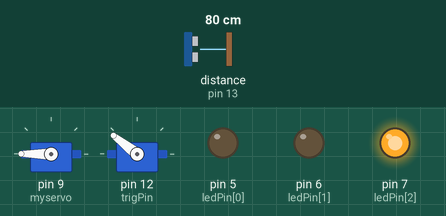
Simulated run of this sketch. Board: Arduino Uno, built with avr-gcc and run on an emulated ATmega328P. Shown: 2 × servo, output pins drawn as LEDs (lit = HIGH). Wiring (inferred from the names in the program): servo: signal pin 12. The test bench sets the inputs (shaded band); at power-on: distance to the obstacle (sensor on pin 13) 80 cm. The echo pulse lasts 58.3 µs per cm; servo pulses on a pin are drawn as a servo (544–2400 µs = 0–180°); pins used as bus, display or sensor lines are not drawn.

Above: at 1.2 s.
1.3 s: distance to the obstacle (sensor on pin 13) set to 65 cm
2.8 s: distance to the obstacle (sensor on pin 13) set to 55 cm
At 3.3 s:
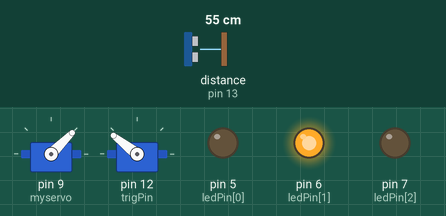
5.8 s: distance to the obstacle (sensor on pin 13) set to 33 cm
8.8 s: distance to the obstacle (sensor on pin 13) set to 28 cm
At 10.1 s:
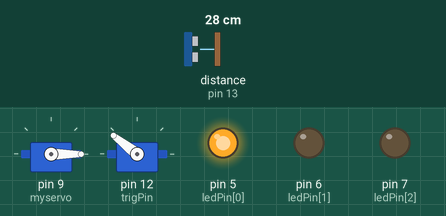
10.4 s: distance to the obstacle (sensor on pin 13) set to 35 cm
At 10.76 s:
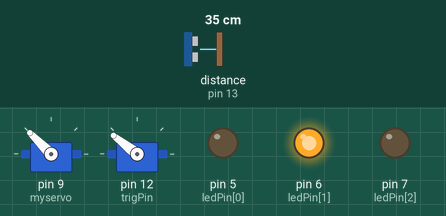
13.4 s: distance to the obstacle (sensor on pin 13) set to 2 cm
At 14.1 s:
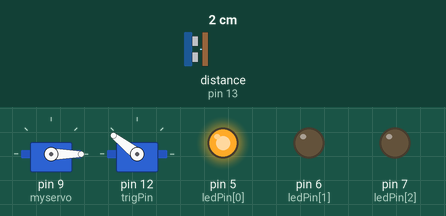
Timing chart, 0 to 15.9 s (numbered marks = the images above; inputs shaded):
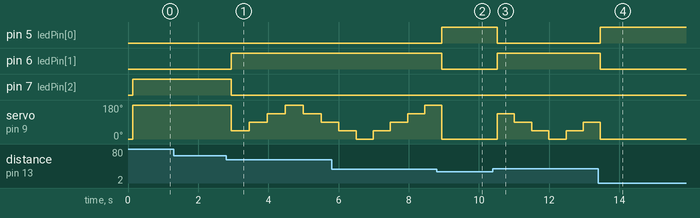

Measured:
- the behaviour switches between 61 and 60 cm on distance to the obstacle (sensor on pin 13) (found by bisection; images 0 and 1)
- the behaviour switches between 32 and 31 cm on distance to the obstacle (sensor on pin 13) (found by bisection; images 1 and 2)
- after the input at 1.3 s, every drawn part: stays the same
- after the input at 2.8 s, pin 6 (ledPin[1]): LOW → HIGH after 0.14 s; pin 7 (ledPin[2]): HIGH → LOW after 0.14 s; servo on pin 9 (myservo): 180° → 45° after 0.14 s, → 90° 0.51 s later, → 135° 0.51 s later, → 180° 0.51 s later, … (6 changes in this stretch)
- after the input at 8.8 s, pin 5 (ledPin[0]): LOW → HIGH after 0.14 s; pin 6 (ledPin[1]): HIGH → LOW after 0.14 s
- after the input at 10.4 s, pin 5 (ledPin[0]): HIGH → LOW after 0.12 s; pin 6 (ledPin[1]): LOW → HIGH after 0.12 s; servo on pin 9 (myservo): 0° → 135° after 0.12 s, → 90° 0.49 s later, → 45° 0.49 s later, → 0° 0.49 s later, … (6 changes in this stretch)
- after the input at 13.4 s, pin 5 (ledPin[0]): LOW → HIGH after 0.06 s; pin 6 (ledPin[1]): HIGH → LOW after 0.06 s

The sketch:

wavehand.ino
```cpp
#include <Servo.h>
Servo myservo;

//HC-SR04
const int trigPin = 12;
const int echoPin = 13;
int distance;
int rawDistance;
long duration;

//LED
const int ledPin[] = {5, 6, 7};
const int numLed = sizeof(ledPin)/sizeof(ledPin[0]);

//SERVO
bool isMoving = false;
const int moveTime = 300;
unsigned long movingTime;
int currentPos = 0;
int waveDirection = 1; // 1 for increasing, -1 for decreasing

void setup() {
//Definir pinos led como saida
  for(int i = 0; i < numLed; i++){
    pinMode(ledPin[i], OUTPUT);
    digitalWrite(ledPin[i], LOW);
  }

//Definir pinos sensor de distância ultrassonico
  pinMode(trigPin, OUTPUT);
  pinMode(echoPin, INPUT);

//Definir pino do servo motor e ângulo inicial
  myservo.attach(9);
  myservo.write(0);
}

void loop() {
  measurement();

  if(distance <= 30){
    digitalWrite(ledPin[0], HIGH);
    digitalWrite(ledPin[1], LOW);
    digitalWrite(ledPin[2], LOW);
    myservo.write(0);
  }
  if(distance > 30 && distance < 60){
    digitalWrite(ledPin[0], LOW);
    digitalWrite(ledPin[1], HIGH);
    digitalWrite(ledPin[2], LOW);
    wave();
  }
  if(distance >= 60){
    digitalWrite(ledPin[0], LOW);
    digitalWrite(ledPin[1], LOW);
    digitalWrite(ledPin[2], HIGH);
    myservo.write(180);
  }
}

void wave(){
  if(!isMoving){
    isMoving = true;
    movingTime = millis();

//Atualiza posição
    currentPos += 45 * waveDirection;

//Reverte direção nos extremos
    if (currentPos >= 180 || currentPos <= 0) {
      waveDirection *= -1;
    }
    myservo.write(currentPos);
  }

//Checa se passou tempo o suficiente para o proximo movimento
  if(millis() - movingTime > moveTime){
    isMoving = false;
  }
}

void measurement(){
  float sum = 0;
  for(int i = 0; i < 5; i++){
    digitalWrite(trigPin, LOW);
    delay(10);
    digitalWrite(trigPin, HIGH);
    delay(2);
    digitalWrite(trigPin, LOW);

    duration = pulseIn(echoPin, HIGH);                //Espera o pino do ECHO mudar para alto, e armazena o tempo(ms) que leva para voltar ao estado anterior
    sum += (duration * 0.0343)/2;                     //Tempo que o pino ECHO ficou alto, multiplicado pela velocidade do som em segundos dividido por 2 pois é o tempo de inda e volta da onda
    delay(10);
  }
  distance = sum/5;
}
```
